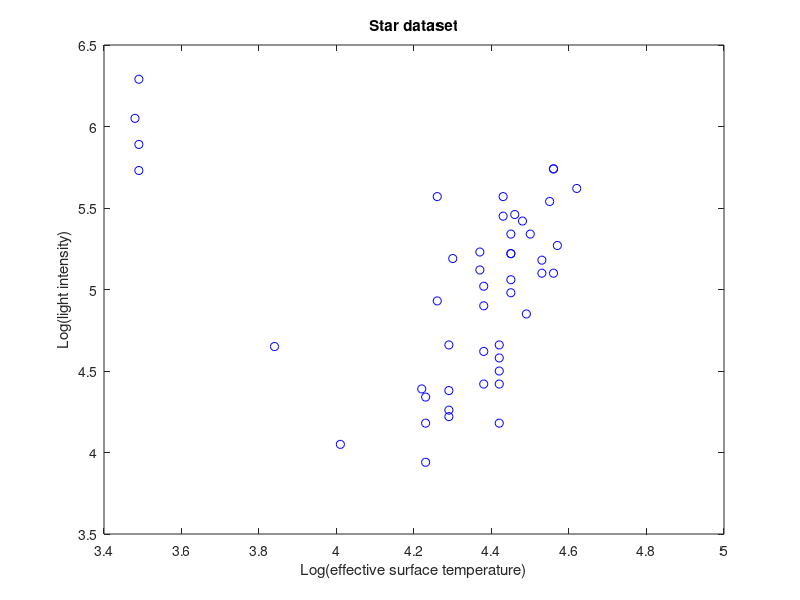

MATLAB code for this plot: (Note: this script raises an error after producing the figure.)
%% LOAD THE DATA
load("stars.mat")
X=stars;
[~,p]=size(X);
plot(X(:,1),X(:,2),'ob')
xlabel('Log(effective surface temperature)')
ylabel('Log(light intensity)')
title('Star dataset')
model=ltsregres(X(:,1),X(:,2),'classic',1)
model.slope
model.int
model.classic.slope
model.classic.int